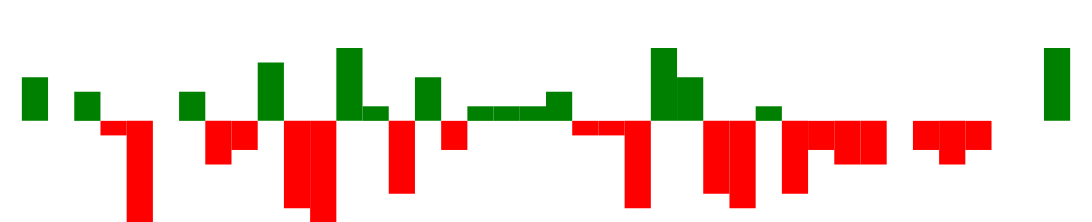

Express this chart as Vega-Lite.
### Vega specification from a JSON file in a GitHub repository (floating-point values rounded to 4 significant figures)
{"$schema": "https://vega.github.io/schema/vega/v5.json", "width": 250, "height": 40, "padding": 0, "data": [{"name": "table", "values": [{"game": "g1", "diff": 3}, {"game": "g2", "diff": 0}, {"game": "g3", "diff": 2}, {"game": "g4", "diff": -1}, {"game": "g5", "diff": -7}, {"game": "g6", "diff": 0}, {"game": "g7", "diff": 2}, {"game": "g8", "diff": -3}, {"game": "g9", "diff": -2}, {"game": "g10", "diff": 4}, {"game": "g11", "diff": -6}, {"game": "g12", "diff": -7}, {"game": "g13", "diff": 5}, {"game": "g14", "diff": 1}, {"game": "g15", "diff": -5}, {"game": "g16", "diff": 3}, {"game": "g17", "diff": -2}, {"game": "g18", "diff": 1}, {"game": "g19", "diff": 1}, {"game": "g20", "diff": 1}, {"game": "g21", "diff": 2}, {"game": "g22", "diff": -1}, {"game": "g23", "diff": -1}, {"game": "g24", "diff": -6}, {"game": "g25", "diff": 5}, {"game": "g26", "diff": 3}, {"game": "g27", "diff": -5}, {"game": "g28", "diff": -6}, {"game": "g29", "diff": 1}, {"game": "g30", "diff": -5}, {"game": "g31", "diff": -2}, {"game": "g32", "diff": -3}, {"game": "g33", "diff": -3}, {"game": "g34", "diff": 0}, {"game": "g35", "diff": -2}, {"game": "g36", "diff": -3}, {"game": "g37", "diff": -2}, {"game": "g38", "diff": 0}, {"game": "g39", "diff": 0}, {"game": "g40", "diff": 5}]}], "signals": [{"name": "tooltip", "value": {}, "on": [{"events": "rect:mouseover", "update": "datum"}, {"events": "rect:mouseout", "update": "{}"}]}], "scales": [{"name": "xscale", "type": "band", "domain": {"data": "table", "field": "game"}, "range": "width", "padding": 0.05, "round": true}, {"name": "yscale", "domain": {"data": "table", "field": "diff"}, "nice": true, "range": "height"}], "axes": [{"orient": "bottom", "scale": "xscale", "labels": false, "ticks": false}, {"orient": "right", "scale": "yscale", "labels": false, "ticks": false}], "marks": [{"type": "rect", "from": {"data": "table"}, "encode": {"enter": {"x": {"scale": "xscale", "field": "game"}, "width": {"scale": "xscale", "band": 1}, "y": {"scale": "yscale", "field": "diff"}, "y2": {"scale": "yscale", "value": 0}, "fill": [{"test": "datum.diff > 0", "value": "green"}, {"value": "red"}]}, "update": {"fill": [{"test": "datum.diff > 0", "value": "green"}, {"value": "red"}]}, "hover": {"fill": {"value": "black"}}}}, {"type": "text", "encode": {"enter": {"align": {"value": "center"}, "baseline": {"value": "bottom"}, "fill": {"value": "#333"}}, "update": {"x": {"scale": "xscale", "signal": "tooltip.game", "band": 0.5}, "y": {"scale": "yscale", "signal": "tooltip.diff", "offset": 0.05}, "text": {"signal": "tooltip.diff"}, "fillOpacity": [{"test": "datum === tooltip", "value": 0}, {"value": 1}]}}}], "config": {}}
